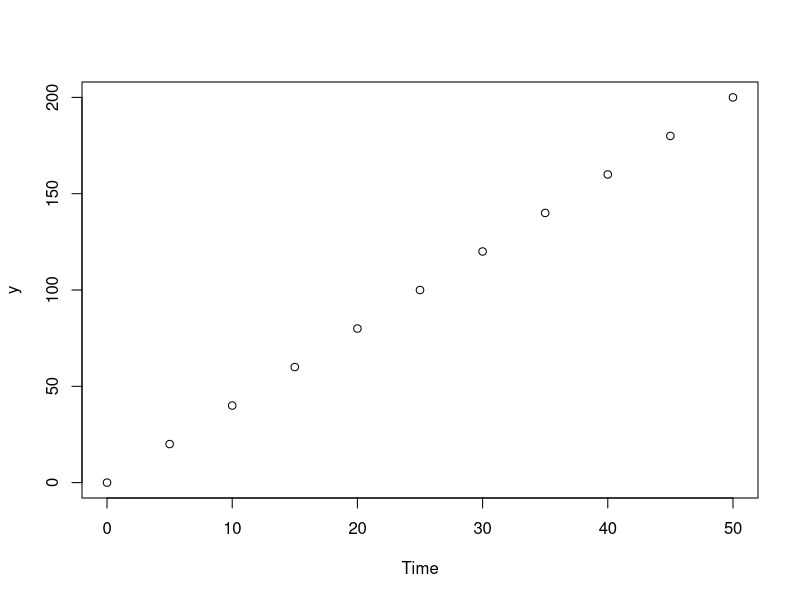
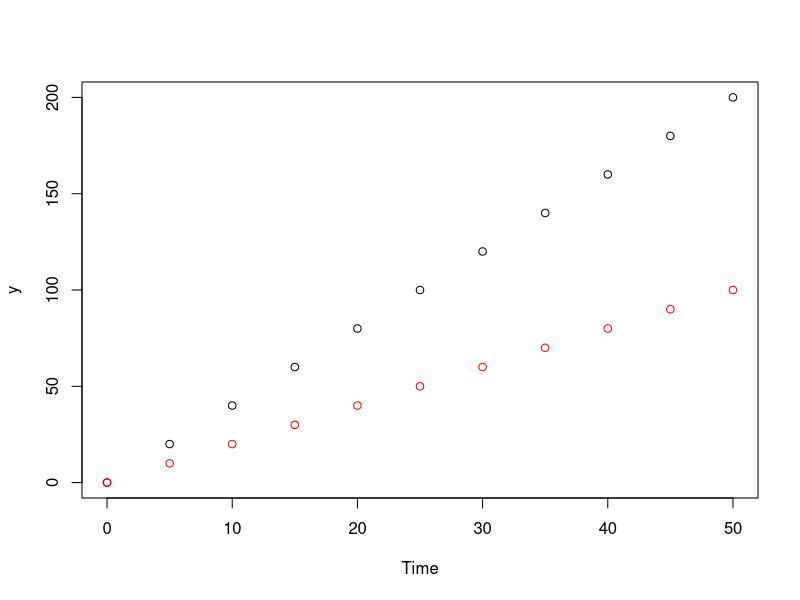
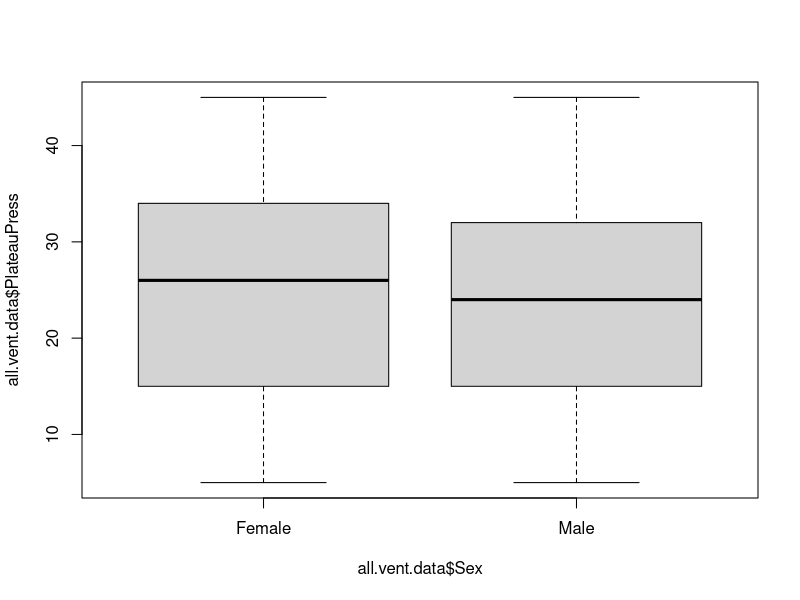
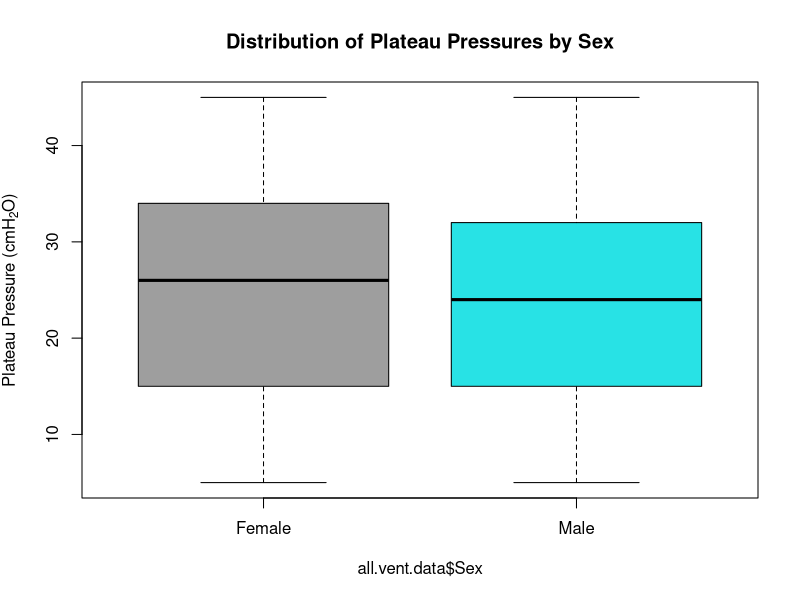
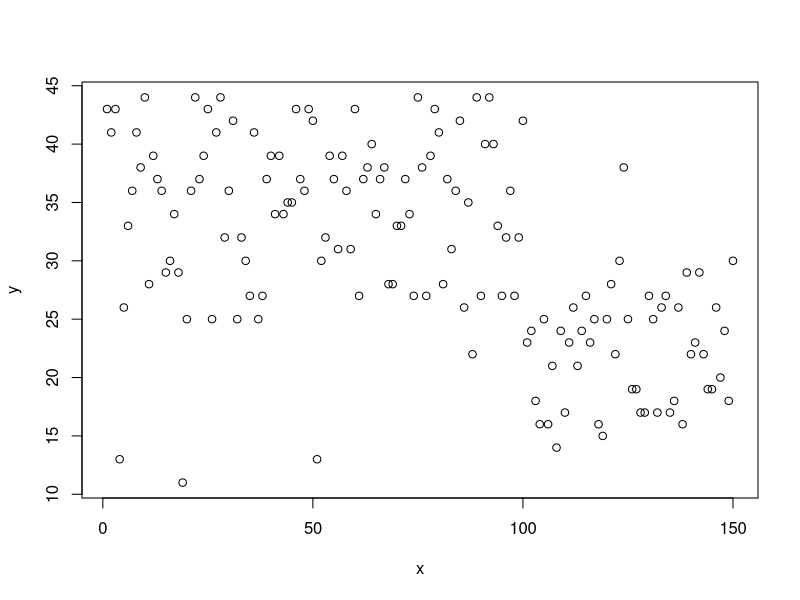
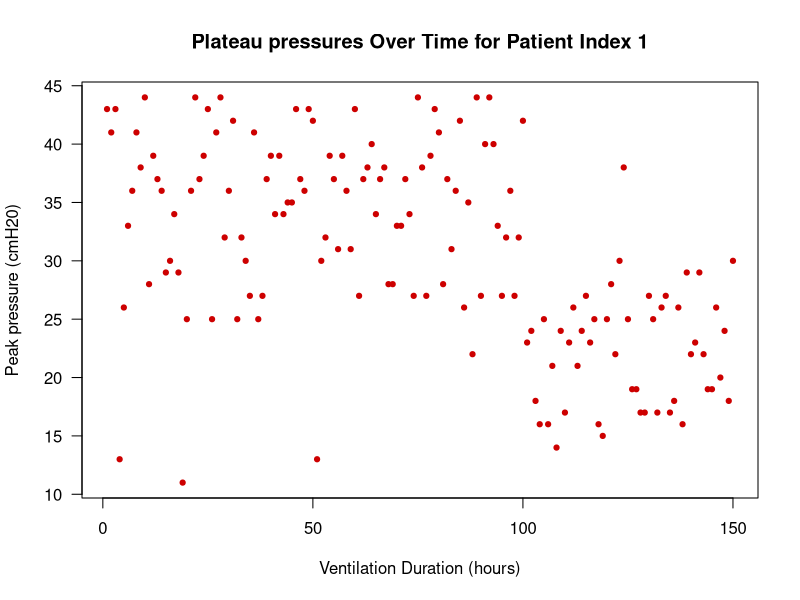
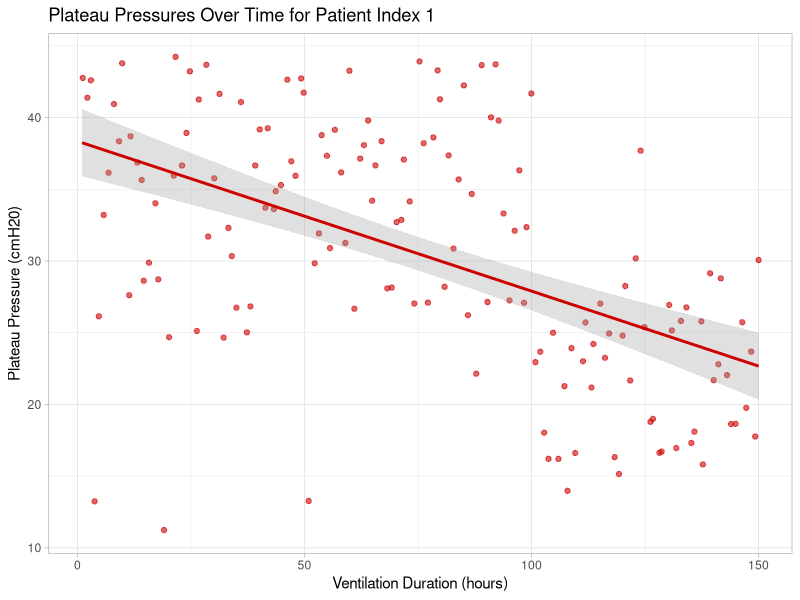

The R source for these figures, in order: (Note: this script raises an error after producing the figures.)
## ---- chunk 1
a <- c('John', 'Paul', 'George', 'Ringo')
a
b <- c(200, 515, 180, 160)

b / 2
b
b <- b / 2
b
## ---- chunk 2
e <- c(a, b)
e
e <- data.frame(a, b)
e
## ---- chunk 3
colnames(e) <- c('Beatle', 'Net_Worth')
e
## ---- chunk 4
e$Net_Worth <- e$Net_Worth / 2

e

# or 
e[,2] <- e[,2] / 2

e
## ---- chunk 5
x <- seq(0, 50, 5)
y <- seq(0 , 200, 20)
## ---- chunk 6
plot(x, y, xlab = 'Time')
## ---- chunk 7
y2 <- seq(0, 100, 10)
## ---- chunk 8
plot(x, y, xlab = 'Time')
points(x, y2, col = 'red')
## ---- chunk 9
vent.data <- read.csv("data.csv", header=TRUE)
demographics <- read.csv("demographics.csv", header = TRUE)
## ---- chunk 10
summary(vent.data)
summary(demographics)
## ---- chunk 11
unique(vent.data[,1])
unique(demographics[,1])
## ---- chunk 12
length(unique(vent.data[,1]))
length(unique(demographics[,1]))
## ---- chunk 13
colnames(vent.data)[1] <- 'Hospital_No'

head(vent.data)
# remember to store your merged data in a new variable / data frame
all.vent.data <- merge(vent.data, 
                       demographics, 
                       by ='Hospital_No')
head(all.vent.data)

## ---- chunk 14
# going back to the original data frame 'vent.data '

vent.data$index <- as.integer(factor(vent.data$Hospital_No, levels= unique(vent.data$Hospital_No)))
head(vent.data)
tail(vent.data)

# looks good, so remerge like we did before
all.vent.data <- merge(vent.data, demographics, by ='Hospital_No')
head(all.vent.data)
# and now reorder using the order () function
all.vent.data <- all.vent.data[order(all.vent.data$index),]
head(all.vent.data)

## ---- chunk 15
all.vent.data$Sex <- factor(all.vent.data$Sex, 
                            levels = c("Female", "Male"))
## ---- chunk 16
boxplot(all.vent.data$PlateauPress ~ all.vent.data$Sex)
## ---- chunk 17
boxplot(all.vent.data$PlateauPress ~ all.vent.data$Sex, col = c(8,13), 
        main = 'Distribution of Plateau Pressures by Sex', 
        ylab = expression('Plateau Pressure (cmH'[2]*'O)'))
## ---- chunk 18
x <- subset(all.vent.data$Ventilator.hour, all.vent.data$index==85)
y <- subset(all.vent.data$PlateauPress, all.vent.data$index==85)

plot(y ~ x) # or you can use plot(x, y)  the ~ identifies dependant and independant variables  

## ---- chunk 19
plot(y ~ x, 
     xlab= 'Ventilation Duration (hours)', 
     ylab = 'Peak pressure (cmH20)', 
     main = 'Plateau pressures Over Time for Patient Index 1', 
     pch= 19, cex = 0.7, las = 1, col = 'red3')
## ---- chunk 20
#print (install.packages("ggplot2"))
## ---- chunk 21
library(ggplot2)

ggplot(data.frame(x, y), aes(x = x, y= y)) +
  labs(x= 'Ventilation Duration (hours)', y = 'Plateau Pressure (cmH20)', 
       title = 'Plateau Pressures Over Time for Patient Index 1') +
  geom_jitter(color = 'red3', alpha = 0.6) + 
  geom_smooth(method = 'lm', colour = 'red3', alpha = 0.3) +
  theme_light()

## ---- chunk 22
attach(all.vent.data)

all.vent.data$Cstat <- TidalVol.ml / (PlateauPress - PEEP.cmH20)

detach(all.vent.data)
# don't forget to check that all looks ok
head(all.vent.data)

summary(all.vent.data)

## ---- chunk 23
hist(all.vent.data$Cstat, breaks  = 100)
## ---- chunk 24
hist(all.vent.data$Cstat, 
     breaks= 100, 
     xlim = c(-500, 1000), 
     ylim = c(0,10000))
## ---- chunk 25
bad_data <- which(all.vent.data$Cstat < 0)
head (all.vent.data[bad_data, ], 15) #look at the top 15 'bad' rows
